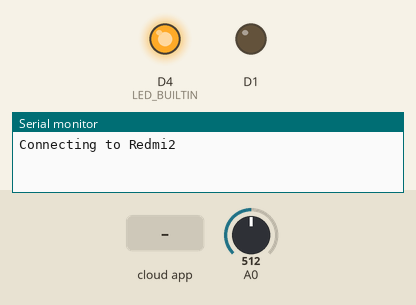
Simulated run of this sketch. Board: ESP8266 (NodeMCU). Shown: output pins drawn as LEDs (lit = HIGH, except the on-board LED, lit = LOW), the last lines printed to the serial monitor. Dashed ring = blinking. Inputs (shaded band) come from the test bench; at power-on: A0 = 512. WiFi joins after 1.5 s; servers stay silent unless stated; no MQTT or app messages arrive unless stated.

Above: at 0.1 s.
At 2.7 s:
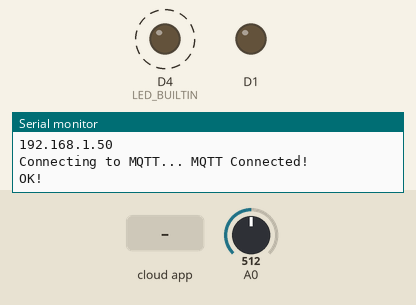
2.8 s: the phone or cloud app sets hella-problem-solved to 0
Timing chart, 0 to 6.3 s (numbered marks = the images above; inputs shaded):
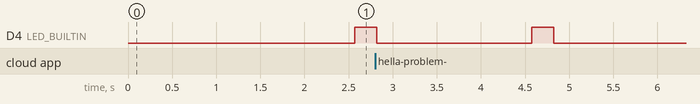

The sketch:

TAV-Embedded.ino
```cpp
#include <ESP8266WiFi.h>
#include "Adafruit_MQTT.h"
#include "Adafruit_MQTT_Client.h"

/************************* WiFi Access Point *********************************/

#define WLAN_SSID       "Redmi2"
#define WLAN_PASS       "45448585788"

/************************* Adafruit.io Setup *********************************/

#define AIO_SERVER      "io.adafruit.com"
#define AIO_SERVERPORT  1883                   // use 8883 for SSL
#define AIO_USERNAME    "emircankavas"
#define AIO_KEY         "90cae602d5be4f3d95238982966307d4"

/************************* Hella Device Values *******************************/

char *DEVICE_ID   =       "5ad255f6a09ef90014a77157";
char *TENANT_ID   =       "5ad20dcca7b49509952d9a9f";
char *DEVICE_CODE =       "3";

/************ Global State (you don't need to change this!) ******************/

boolean deviceState = true;

WiFiClient client;
Adafruit_MQTT_Client mqtt(&client, AIO_SERVER, AIO_SERVERPORT, AIO_USERNAME, AIO_KEY);

/****************************** Feeds ***************************************/

Adafruit_MQTT_Publish HELLA_PROBLEM_CREATED = Adafruit_MQTT_Publish(&mqtt, AIO_USERNAME "/feeds/hella-problem-created");
Adafruit_MQTT_Subscribe HELLA_PROBLEM_SOLVED = Adafruit_MQTT_Subscribe(&mqtt, AIO_USERNAME "/feeds/hella-problem-solved");

/*************************** Sketch Code ************************************/

void MQTT_connect();

void setup() {
  Serial.begin(115200);
  delay(10);

  pinMode( LED_BUILTIN, OUTPUT);
  pinMode( D1, OUTPUT);

  Serial.println(); Serial.println();
  Serial.print("Connecting to ");
  Serial.println(WLAN_SSID);

  WiFi.begin(WLAN_SSID, WLAN_PASS);
  while (WiFi.status() != WL_CONNECTED) {
    delay(500);
    Serial.print(".");
  }
  Serial.println();

  Serial.println("WiFi connected");
  Serial.println("IP address: "); Serial.println(WiFi.localIP());

  mqtt.subscribe(&HELLA_PROBLEM_SOLVED);
}

String payload = "{\"tenantId\": \"5ad20dcca7b49509952d9a9f\",\"deviceId\": \"5ad255f6a09ef90014a77157\",\"problemCode\": \"3\"}";
char * cPayload = &payload[1u];

void loop() {
  int IRSensor = analogRead(A0);

  MQTT_connect();

  Adafruit_MQTT_Subscribe *subscription;
  while ((subscription = mqtt.readSubscription(1000))) {
    if (subscription == &HELLA_PROBLEM_SOLVED) {
      Serial.print(F("Got: "));
      Serial.println((char *)HELLA_PROBLEM_SOLVED.lastread);
      if ( !strcmp( (char *)HELLA_PROBLEM_SOLVED.lastread ,DEVICE_ID ))
      digitalWrite( LED_BUILTIN, HIGH );
      delay(250);
      digitalWrite( LED_BUILTIN, LOW );
      delay(250);
          deviceState = true;
    }
  }

  if ( IRSensor <= 900 && deviceState) {
     // digitalWrite(LED_BUILTIN, LOW);
      if (! HELLA_PROBLEM_CREATED.publish(cPayload)) {
          Serial.println("Failed");
      } else {
      Serial.println("OK!");
      deviceState = false;
      digitalWrite( LED_BUILTIN, HIGH );
      delay(250);
      digitalWrite( LED_BUILTIN, LOW );
      delay(250);
      }
      //digitalWrite(LED_BUILTIN, HIGH);   // turn the LED on (HIGH is the voltage level)
  }
}

void MQTT_connect() {
  int8_t ret;

  // Stop if already connected.
  if (mqtt.connected()) {
    return;
  }

  Serial.print("Connecting to MQTT... ");

  uint8_t retries = 3;
  while ((ret = mqtt.connect()) != 0) { // connect will return 0 for connected
       Serial.println(mqtt.connectErrorString(ret));
       Serial.println("Retrying MQTT connection in 5 seconds...");
       mqtt.disconnect();
       delay(10000);  // wait 5 seconds
       retries--;
       if (retries == 0) {
         // basically die and wait for WDT to reset me
         while (1);
       }
  }
  Serial.println("MQTT Connected!");
}
```
